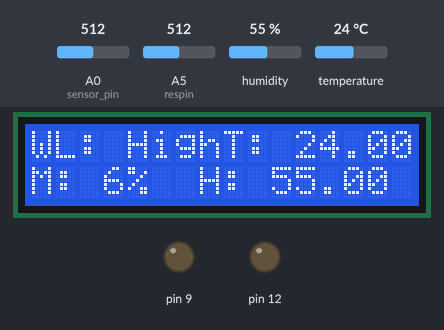
Recording of a sketch running on a simulated Arduino Uno, built with avr-gcc and run on an emulated ATmega328P. On the bench: 16×2 character LCD, output pins drawn as LEDs (lit = HIGH). The test bench sets the inputs (shaded band); at power-on: A5 (respin) = 512, temperature 24 °C, A0 (sensor_pin) = 512, humidity 55 %. What the sketch prints to the serial monitor is not drawn.

Above: at 1.2 s.
1.3 s: A5 (respin) set to 90
At 4.1 s:
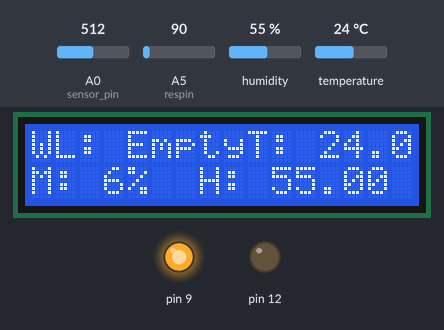
5.2 s: A5 (respin) set to 107
At 7.6 s:
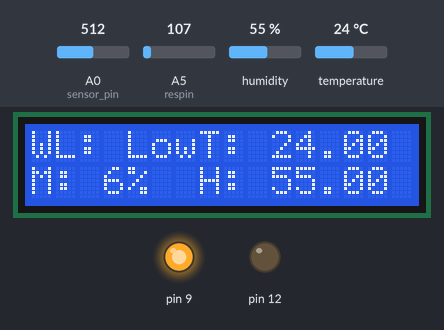
9.1 s: temperature set to 34 °C
At 9.9 s:
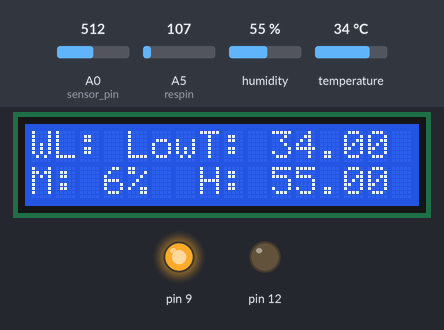
13.0 s: temperature set to 37 °C
At 19.1 s:
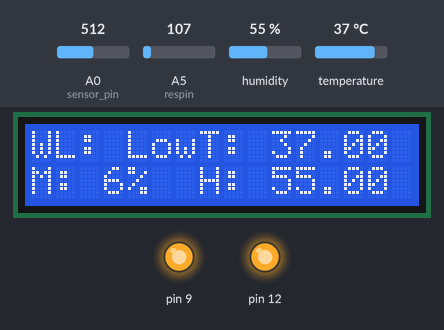
19.7 s: A5 (respin) set to 162
At 22.6 s:
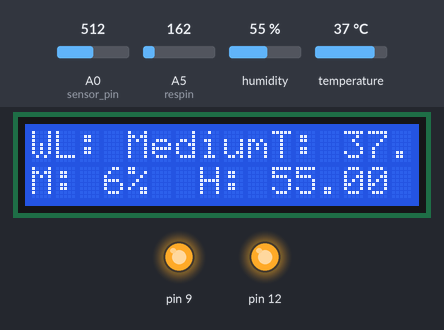
23.6 s: A5 (respin) set to 187
At 24.9 s:
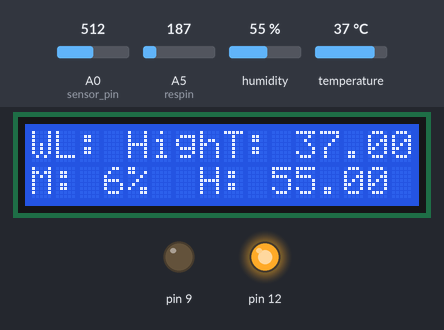
Timing chart, 0 to 26.6 s (numbered marks = the images above; inputs shaded):
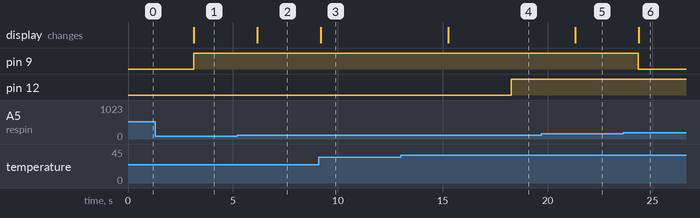

Measured:
- the behaviour switches between 100 and 101 on A5 (respin) (found by bisection; images 1 and 2)
- the behaviour switches between 35 and 36 °C on temperature (found by bisection; images 3 and 4)
- the behaviour switches between 170 and 171 on A5 (respin) (found by bisection; images 5 and 6)
- after the input at 1.3 s, pin 9: LOW → HIGH after 1.8 s; the display: changes after 1.8 s (image 1)
- after the input at 5.2 s, the display: changes after 0.96 s (image 2)
- after the input at 9.1 s, the display: changes after 0.09 s (image 3)
- after the input at 13.0 s, pin 12: LOW → HIGH after 5.3 s; the display: changes after 2.3 s (image 4)
- after the input at 19.7 s, the display: changes after 1.6 s (image 5)
- after the input at 23.6 s, pin 9: HIGH → LOW after 0.73 s; the display: changes after 0.76 s (image 6)

The sketch:

Arduino_Uno.ino
```cpp
//Arduino code
#include <SoftwareSerial.h>
#include <LiquidCrystal.h>
#include <ArduinoJson.h>
#include <dht.h>
dht DHT;
SoftwareSerial s(11,10);
 int resval = 0;  // holds the value
int respin = A5; // sensor pin used
int sensor_pin = A0;
int output_value ;
LiquidCrystal lcd(2,3,4,5,6,7);
void setup() {
  s.begin(115200);
  Serial.begin(115200);
  pinMode(9, OUTPUT);
  pinMode(12, OUTPUT);
  lcd.begin(16, 2);
}

void loop() {
  resval = analogRead(respin); //Read data from analog pin and store it to resval variable
  lcd.setCursor(0, 0);
    lcd.clear();
  if (resval<=100){ lcd.print("WL: Empty");}
  else if (resval>100 && resval<=135){ lcd.print("WL: Low"); }
  else if (resval>135 && resval<=170){ lcd.print("WL: Medium"); }
  else if (resval>170){   lcd.print("WL: High"); digitalWrite(9, LOW);}
  if(DHT.temperature>35)
      digitalWrite(12, HIGH);
  else
      digitalWrite(12, LOW);
    int chk = DHT.read11(8);
  Serial.print("Temperature = ");
  Serial.println(DHT.temperature);
  Serial.print("Humidity = ");
  Serial.println(DHT.humidity);
   output_value= analogRead(sensor_pin);
   output_value = map(output_value,550,0,0,100);
   if(output_value<0)
    output_value=0;
   if(output_value <30 && resval<100)
    {
      digitalWrite(9, HIGH);
    }
   Serial.print("Moisture : ");
   Serial.print(output_value);
   Serial.println("%");
   String str =String(DHT.temperature)+"&"+
   String(DHT.humidity)+"&"+
   String(output_value)+"&"+
   String(resval)+"&";
   if(s.available()>0)
  {
   s.print(str);
  }
lcd.print("T: ");
lcd.print(DHT.temperature);
 lcd.setCursor(0, 1);
lcd.print("M: ");
   lcd.print(output_value);
   lcd.println("%");
lcd.print("H: ");
lcd.print(DHT.humidity);
  delay(3000);
}
```
